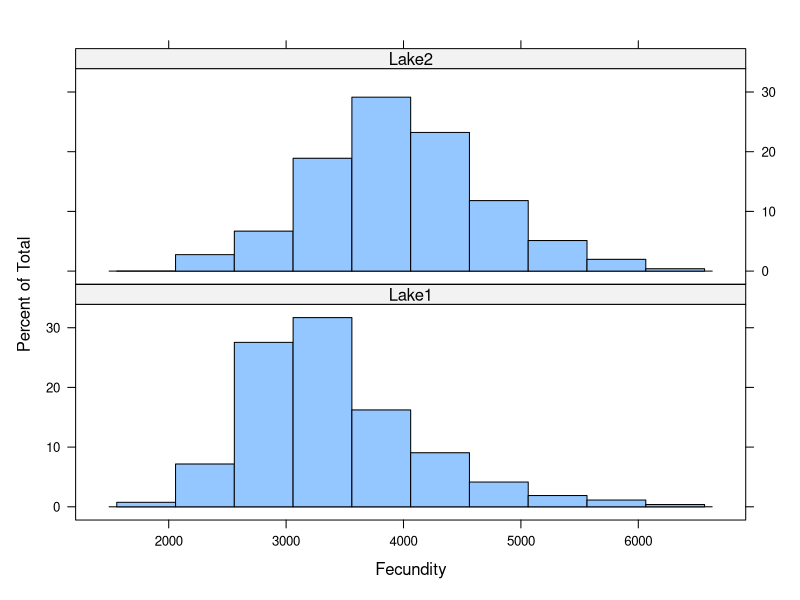
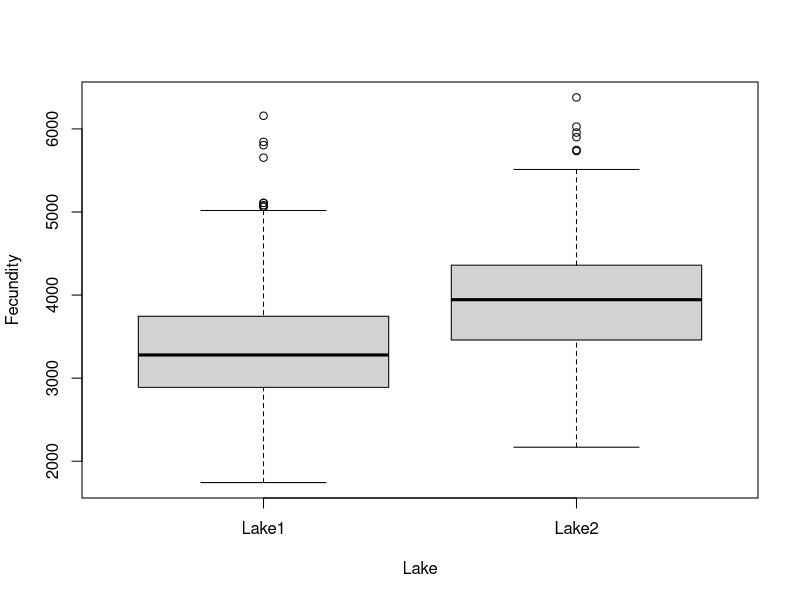
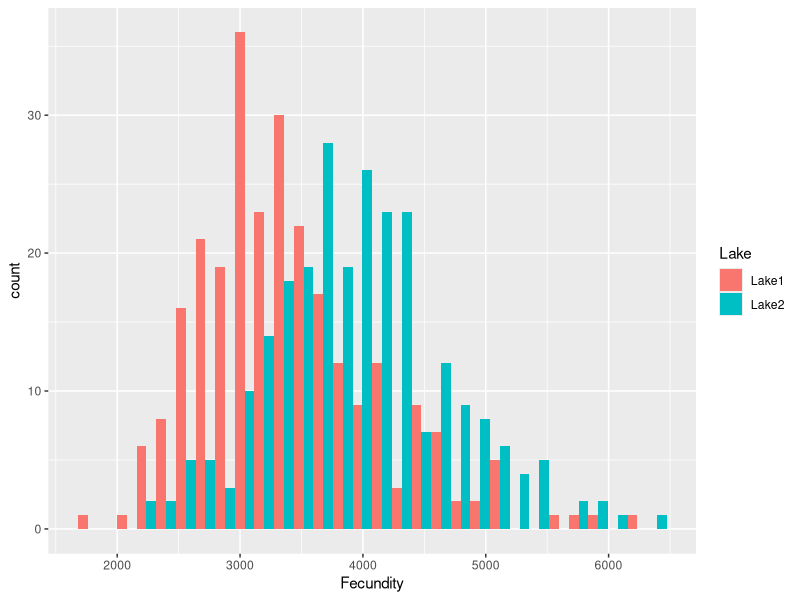
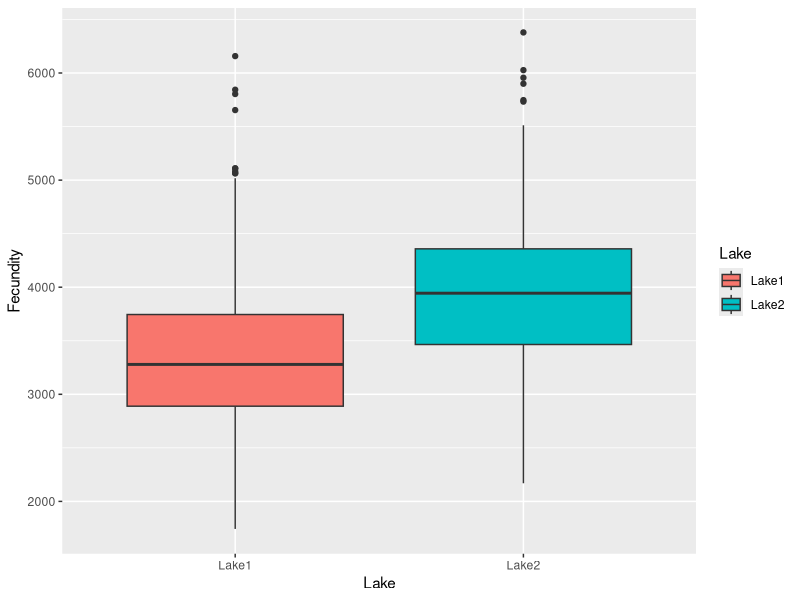

These figures' R source, in order: (Note: this script raises an error after producing the figures.)
##########################################################
  
# Homework 1 script file with solutions
# Expected values and variances: Sockeye salmon fecundity

##########################################################


# This shows one approach to examining the fecundity data for 
# significant differences between groups:


############################ Problem 1:

### Import data:
f.dat <- read.csv("sockeye fecundity.csv", head=T, as.is=F)
# 'as.is' ensures that 'Lake' is imported as factor
str(f.dat)           # Examine data
table(f.dat$Lake)    # Number of observations

### (a) Plot histograms and boxplots
library(lattice)
histogram(~ Fecundity | Lake, f.dat, layout=c(1,2))
plot(Fecundity ~ Lake, data=f.dat)

# Or, using ggplot:
library(ggplot2)
ggplot(f.dat, aes(x = Fecundity, fill = Lake)) + 
  geom_histogram(position = position_dodge())
ggplot(f.dat, aes(x = Lake, y = Fecundity, fill = Lake)) + 
  geom_boxplot()

# Both the histograms and boxplots suggest a fairly substantial
# difference in fecundity between the two lakes

# For further examining the data, it is useful to split the 
# fecundity vector into two components ('split' creates a list)
f.dat2 <- split(f.dat$Fecundity, f.dat$Lake)
f.dat2

### (b) Compute mean fecundities (expected values) and their standard errors:
(E.f1 <- mean(f.dat2$Lake1))
(E.f2 <- mean(f.dat2$Lake2))

(n1 <- length(f.dat2$Lake1))
(s.f1 <- sd(f.dat2$Lake1) / sqrt(n1))

(n2 <- length(f.dat2$Lake2))
(s.f2 <- sd(f.dat2$Lake2) / sqrt(n2))


### (c) Compare means:
t.test(f.dat2$Lake1, f.dat2$Lake2)

# OR, equivalently (these tests are identical - note that
# the F-statistic for this simple model is simply equal 
# to the square of the t-statistic):
oneway.test(Fecundity ~ Lake, data=f.dat, var.equal=F)

# The default for both of these functions is to NOT assume equal variances
# by group. Although the variances / standard errors are quite similar 
# between the two lakes, it may be prudent to not rely on that assumption

# We can conclude that there is a highly significant difference in mean 
# fecundity between the two lakes as it is highly unlikely to get a t-value
# or F-value of the observed magnitude by chance alone!

# As an aside, you can formally test for equality of variances using a 
# 'Levene's test' as, for example, implemented in the 'car' library:
library(car)
leveneTest(Fecundity ~ Lake, data=f.dat)
# This does not suggest a significant difference in variance between
# lakes, hence it would be OK to run a pooled t.test or oneway test:
oneway.test(Fecundity ~ Lake, data=f.dat, var.equal=T)
# Note that the degrees of freedom change because we no longer 
# estimate separate variances, requiring two less parameters


############################ Problem 2:

## Input values needed for expected values and variance:
# Proportion of females by lake:
p1 <- 0.58; p2 <- 0.52
# Expected numbers of total spawners:
E.N1 <- 124360; E.N2 <- 73608
# Standard errors:
s.N1 <- 23245; s.N2 <- 10120

# Other quantities defined above!
  
###  (a) Expected value: 
#     E(E1 + E2) = E(E1) + E(E2)
#                = E(p1 * N1 * f1) + E(p2 * N2 * f2)
#                = p1 * E(N1) * E(f1) + p2 * E(N2) * E(f2)
# Note that pi is a constant, hence E(pi*Ni*fi) = pi * E(Ni*fi)
# and Ni and fi are independent, hence E(Ni * fi) = E(Ni) * E(fi)

## Expected number of eggs (in millions):
(E.Eggs <- (p1 * E.N1 * E.f1 + p2 * E.N2 * E.f2) / 10^6)
#   = 396 million eggs


###  (b) Variance:

#   var(E1 + E2) = var(E1) + var(E2)
#                = var(p1 * N1 * f1) + var(p2 * N2 * f2)
#                = p1^2 * var(N1 * f1) + p2^2 * var(N2 * f2)

# where:

#   var(N1 * f1) = E(f1)^2 * var(N1) + E(N1)^2 * var(f1) + var(N1) * var(f1)
#   var(N2 * f2) = E(f2)^2 * var(N2) + E(N2)^2 * var(f2) + var(N2) * var(f2)

# Compute variance:
varN1f1 <- E.f1^2 * s.N1^2 + E.N1^2 * s.f1^2 + s.N1^2 * s.f1^2
varN2f2 <- E.f2^2 * s.N2^2 + E.N2^2 * s.f2^2 + s.N2^2 * s.f2^2

var.Eggs <- p1^2 * varN1f1 + p2^2 * varN2f2
(se.Eggs <- sqrt(var.Eggs)/10^6)  # in millions

### (c) 95% confidence interval, assuming normal distribution:
round(E.Eggs + c(-1.96, 1.96) * se.Eggs)


var_E1 <- p1^2*(E.f1^2*(s.N1*sqrt(E.N1))^2+(E.N1^2)*(sd(f.dat2$Lake1))^2+((s.N1*sqrt(E.N1))^2)*(sd(f.dat2$Lake1))^2)
var_E2 <- p2^2*((E.f2^2)*(s.N2*sqrt(E.N2))^2+(E.N2^2)*(sd(f.dat2$Lake2))^2+((s.N2*sqrt(E.N2))^2)*(sd(f.dat2$Lake2))^2)
var_total <- var_E1 + var_E2

###############################################################
#### Problem 3:
## Construct 95% confidence for skewness

## (a) Skewness (definition): 
# Skewness is a measure of asymmetry in a distribution, whereby 
# the values of random variable are skewed right if there are
# more extreme values in the right tail of the distribution, such
# that most of the observations are smaller than the mean and the 
# mean is larger than the median (and the mode) of the distribution
# The opposite applies to left-skewed distributions

## (b) Expected skewness for sample from a normal distribution?
# The expected skewness for a normal distribution is 0. Right-skewed
# distributions have skewness > 0, left-skewed distributions have
# skewness < 0. 

# This is obvious from the formula as the expectation for Y.i - Y.bar
# is zero for a symmetrical distribution and larger than zero for 
# distributions with an excess of large values in the right tail
# (Y.i - Y.bar > 0 on average)

# Let's examine skewness for random draws from a normal distribution
# with 250 observations (similar to number of fecundity measurements):

# Here is the expected distribution of skewness for such samples 
hist(xbar <- replicate(1000, skewness(rnorm(250))))
abline(v=mean(xbar), col=2, lwd=3)
# On average, the skewness is very close to zero, as expected

## (c) Skewness of fecundity:

# Lake 1:
skewness(f.dat2$Lake1)

# Lake 2:
skewness(f.dat2$Lake2)

# Both lakes have a positively skewed (right-skewed) distribution, but the 
# skew is much larger for lake 1. Comparing the value for lake 2 to the simulated 
# range of skewness for a sample of N=250 above suggests that skewness may be 
# significantly different from 0 as the value is in the far tail of the simulated
# values for a normal distribution. 

# We'll formally test this using both a bootstrap (d) and, 
# for comparison, a parametric test (e):

## (d) Bootstrap confidence intervals for skewness in fecundity by lake:
B <- 999  # Number of bootstrap replicates

# Lake 1:
out1 <- numeric(B)  # bootstrap output vector for Lake 1
for(i in 1:B) {
  boot1 <- sample(f.dat2$Lake1, replace=T)
  out1[i] <- skewness(boot1) 
}
par(mfrow=c(2,1))
hist(out1)
mean(out1)  # Bootstrap estimate of skewness
sd(out1)^2    # Bootstrap estimate of variance of skewness for Lake 1

# We can construct a number of different confidence intervals using the
# bootstrap results. I will illustrate two possibilities:

# 1. 95% normal confidence interval (assuming normal distribution for skewness,
#    which seems reasonable based on the histogram):
mean(out1) + c(-1.96, 1.96) * sd(out1)

# 2. Percentile based confidence interval based on the 2.5th and 97.5th 
#    percentiles of the bootstrap distribution:
quantile(out1, c(0.025, 0.975))

# The two confidence intervals are very similar and neither includes 0

# Clearly, any confidence interval for skewness of fecundity in lake 1
# does not include zero, hence fecundity is signficantly right-skewed

# This 'confidence interval test' could be used formally to assess
# the significance of the observed skewness. A 'conservative' p-value 
# could be computed based on the number of bootstrapped values 
# less than 0 (which is zero in this case):
(sum(out1<0) + 1) / (B+1)
# Hence skewness for fecundity in lake 1 is different from 0 at
# a significance level of p < 0.001

# Lake 2:
out2 <- numeric(B)  # bootstrap output vector for Lake 1
for(i in 1:B) {
  boot2 <- sample(f.dat2$Lake2, replace=T)
  out2[i] <- skewness(boot2) 
}
hist(out2)
mean(out2)  # Bootstrap estimate of skewness
sd(out2)^2    # Bootstrap estimate of variance of skewness for Lake 2

# 1. 95% normal confidence interval:
mean(out2) + c(-1.96, 1.96) * sd(out2)

# 2. Percentile based confidence interval:
quantile(out2, c(0.025, 0.975))

# Significance of skewness:
(sum(out2<0) + 1) / (B+1)
# Skewness for fecundity in lake 2 is different from 0 at a significance
# level of p < 0.01 (when I ran it repeatedly - results may vary!)

## (e) D'Agostino's test of skewness
agostino.test(f.dat2$Lake1)
agostino.test(f.dat2$Lake2)

# The Agostino test confirms the bootstrap results and the null hypothesis
# that skewness in each of the lakes is zero is rejected in both cases

